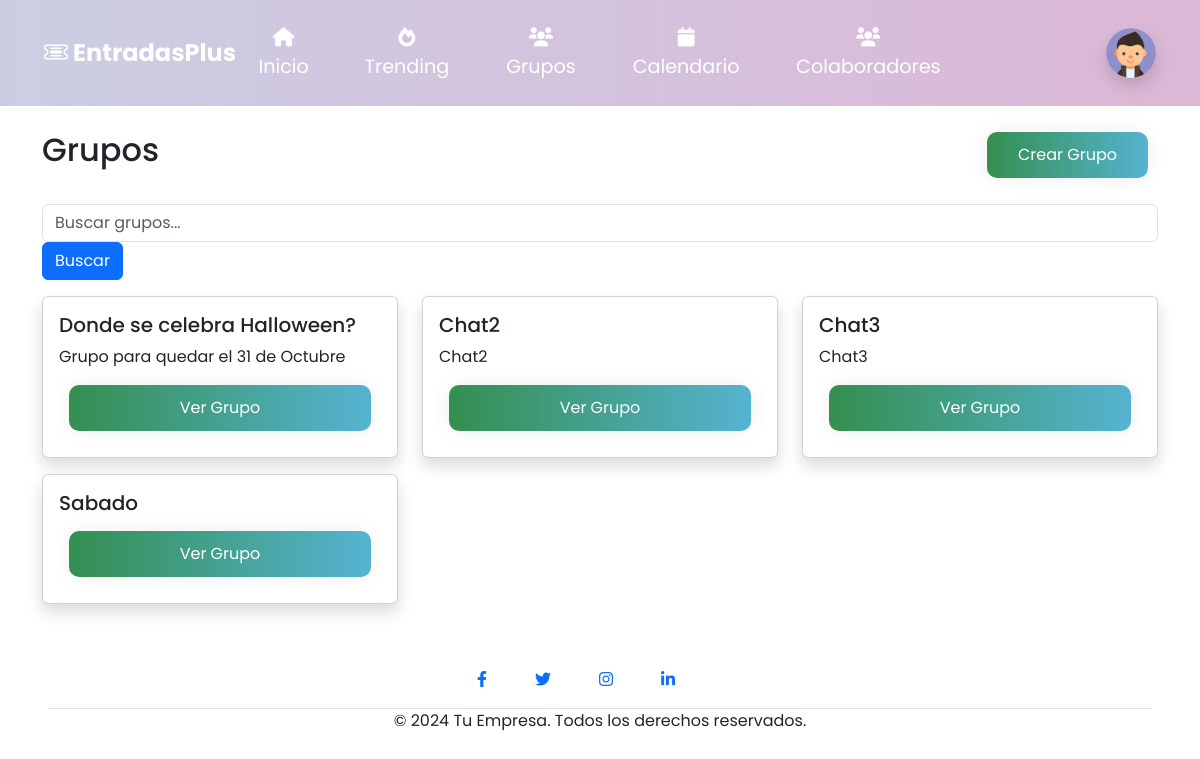
Before: /grupos/ (signed in) with the older database file.
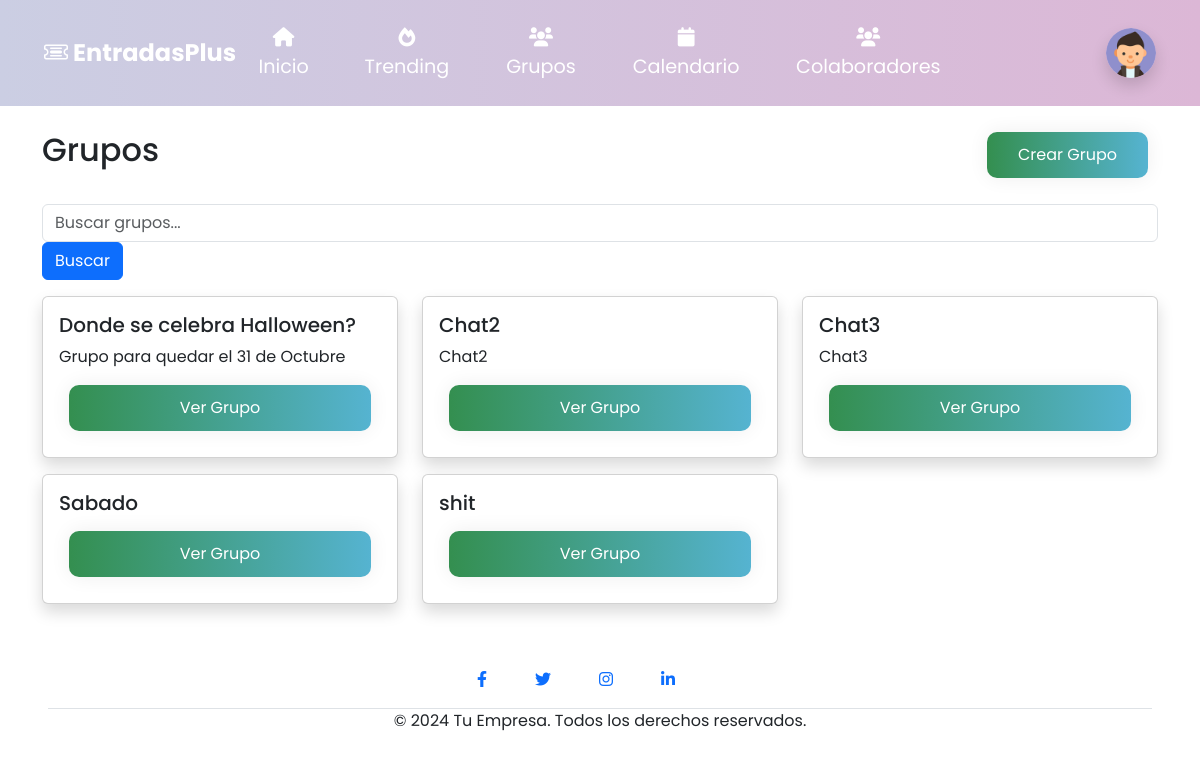
After: the same page with the newer database file.
### entradasplus/models.py (models this page shows, shortened)
class Grupo(models.Model):
    NOMBRE_MAX_LENGTH = 100
    TIPO_GRUPO_CHOICES = [
        ('publico', 'Público'),
        ('invitacion', 'Por Invitación'),
    ]
    nombre = models.CharField(max_length=NOMBRE_MAX_LENGTH)
    descripcion = models.TextField(blank=True)
    tipo = models.CharField(max_length=10, choices=TIPO_GRUPO_CHOICES, default='publico')
    admin = models.ForeignKey(User, on_delete=models.CASCADE, related_name='grupos_admin')
    usuarios = models.ManyToManyField(User, related_name='grupos', blank=True)
    foto = models.ImageField(upload_to='grupos/', blank=True, null=True)
    fecha_creacion = models.DateTimeField(auto_now_add=True)

### entradasplus/views.py (the view)
# urls.py: path('grupos/', views.lista_grupos, name='lista_grupos'),
def lista_grupos(request):
    grupos = Grupo.objects.all()
    query = request.GET.get('q')
    if query:
        grupos = grupos.filter(nombre__icontains=query)
    return render(request, 'lista_grupos.html', {'grupos': grupos})

### entradasplus/templates/lista_grupos.html
{% extends "base.html" %}
{% block content %}
<div class="container">
    <div class="d-flex justify-content-between align-items-center mt-3">
        <h2 class="text-center">Grupos</h2>
        <a href="{% url 'crear_grupo' %}" class="btn btn-grad">Crear Grupo</a>
    </div>
    <div class="input-group mb-3 mt-3">
        <form method="GET" action="{% url 'lista_grupos' %}" class="w-100">
            <input type="text" name="q" class="form-control" placeholder="Buscar grupos...">
            <button class="btn btn-primary" type="submit">Buscar</button>
        </form>
    </div>
    <div class="row">
        {% for grupo in grupos %}
        <div class="col-md-4 mb-3">
            <div class="card card-custom shadow">
                <div class="card-body">
                    <h5 class="card-title">{{ grupo.nombre }}</h5>
                    <p class="card-text">{{ grupo.descripcion|truncatewords:20 }}</p>
                    <a href="{% url 'detalles_grupo' grupo.id %}" class="btn btn-grad">Ver Grupo</a>
                </div>
            </div>
        </div>
        {% empty %}
        <p>No se encontraron grupos.</p>
        {% endfor %}
    </div>
</div>
{% endblock %}

Changed rows visible on the page:
added Grupo: nombre "shit"
